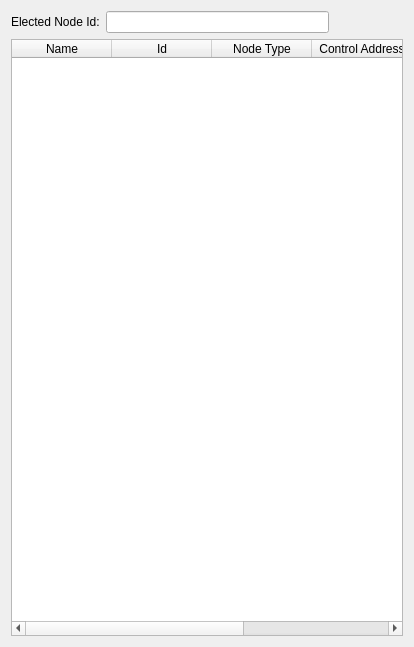
<?xml version="1.0" encoding="UTF-8"?>
<ui version="4.0">
 <class>SystemPicturePage</class>
 <widget class="QWidget" name="SystemPicturePage">
  <property name="geometry">
   <rect>
    <x>0</x>
    <y>0</y>
    <width>414</width>
    <height>647</height>
   </rect>
  </property>
  <property name="windowTitle">
   <string>Dob System Picture</string>
  </property>
  <layout class="QVBoxLayout" name="verticalLayout">
   <item>
    <layout class="QHBoxLayout" name="horizontalLayout" stretch="0,3,1">
     <item>
      <widget class="QLabel" name="label_3">
       <property name="text">
        <string>Elected Node Id:</string>
       </property>
      </widget>
     </item>
     <item>
      <widget class="QLineEdit" name="electedId">
       <property name="maxLength">
        <number>20</number>
       </property>
       <property name="readOnly">
        <bool>true</bool>
       </property>
      </widget>
     </item>
     <item>
      <spacer name="horizontalSpacer">
       <property name="orientation">
        <enum>Qt::Horizontal</enum>
       </property>
      </spacer>
     </item>
    </layout>
   </item>
   <item>
    <widget class="QTableWidget" name="systemTable">
     <property name="editTriggers">
      <set>QAbstractItemView::NoEditTriggers</set>
     </property>
     <property name="selectionMode">
      <enum>QAbstractItemView::SingleSelection</enum>
     </property>
     <property name="selectionBehavior">
      <enum>QAbstractItemView::SelectRows</enum>
     </property>
     <property name="sortingEnabled">
      <bool>true</bool>
     </property>
     <property name="wordWrap">
      <bool>false</bool>
     </property>
     <attribute name="verticalHeaderVisible">
      <bool>false</bool>
     </attribute>
     <column>
      <property name="text">
       <string>Name</string>
      </property>
      <property name="toolTip">
       <string>Name of node</string>
      </property>
     </column>
     <column>
      <property name="text">
       <string>Id</string>
      </property>
      <property name="toolTip">
       <string>Identity of node</string>
      </property>
     </column>
     <column>
      <property name="text">
       <string>Node Type</string>
      </property>
     </column>
     <column>
      <property name="text">
       <string>Control Address</string>
      </property>
      <property name="toolTip">
       <string>Address of node's Control channel.</string>
      </property>
     </column>
     <column>
      <property name="text">
       <string>Data Address</string>
      </property>
      <property name="toolTip">
       <string>Address of node's Data channel.</string>
      </property>
     </column>
    </widget>
   </item>
  </layout>
 </widget>
 <resources/>
 <connections/>
</ui>
